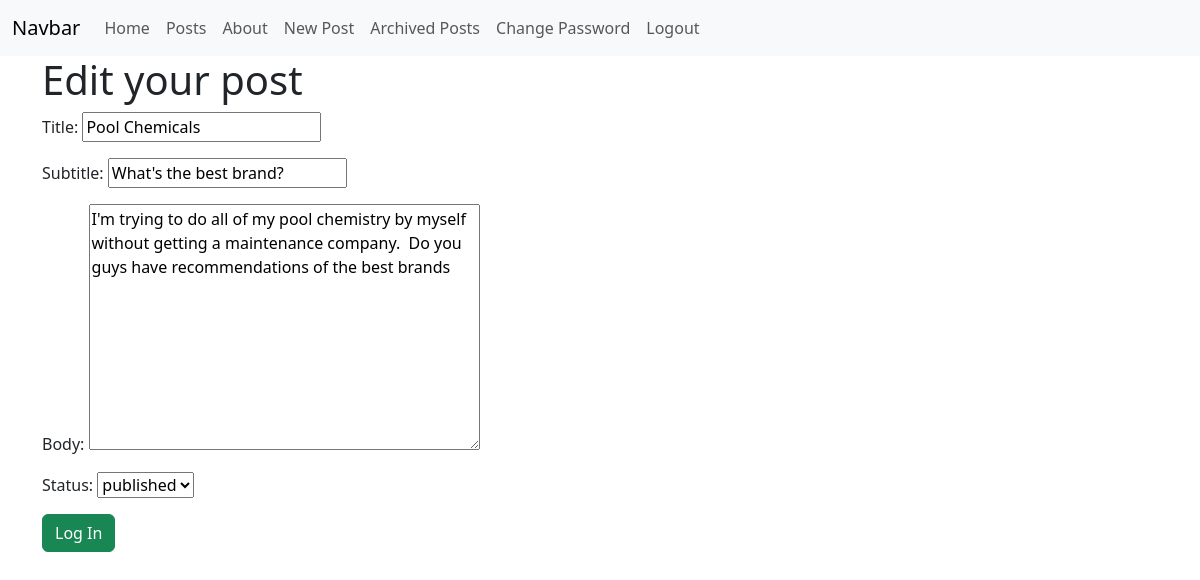
Page /posts/3/edit/ (signed in) on the committed database.
### posts/models.py (models this page shows, shortened)
class Post(models.Model):
    title = models.CharField(max_length=128)
    subtitle = models.CharField(max_length=256)
    body = models.TextField()
    author = models.ForeignKey(
        get_user_model(),
        on_delete=models.CASCADE
    )
    status = models.ForeignKey(
        Status,
        on_delete=models.CASCADE
    )
    created_on = models.DateTimeField(auto_now_add=True)

### posts/views.py (the view)
# urls.py: path("<int:pk>/edit/", views.PostUpdateView.as_view(), name= "edit"),
class PostUpdateView(LoginRequiredMixin, UserPassesTestMixin, UpdateView):
    template_name = "posts/edit.html"
    model = Post
    fields = [
        "title", "subtitle", "body", "status"
    ]
    def test_func(self):
        post = self.get_object()
        return post.author == self.request.user

### posts/models.py (called while the page is built)
    def __str__(self):
        return self.name

### templates/posts/edit.html (shortened to what this page needs)
{% extends "base.html" %}
{% block content %}
<h1> Edit your post </h1>
<form method="POST">
    {{ form.as_p }}
    <input type="submit" class="btn btn-success" value="Log In">
</form>
{%  endblock content %}

### rows in the picture
Post: title "Pool Chemicals", subtitle "What's the best brand?", body "I'm trying to do all of my pool chemistry by myself without getting a maintenance company. Do you guys have recommendations of the best brands", status "published"
